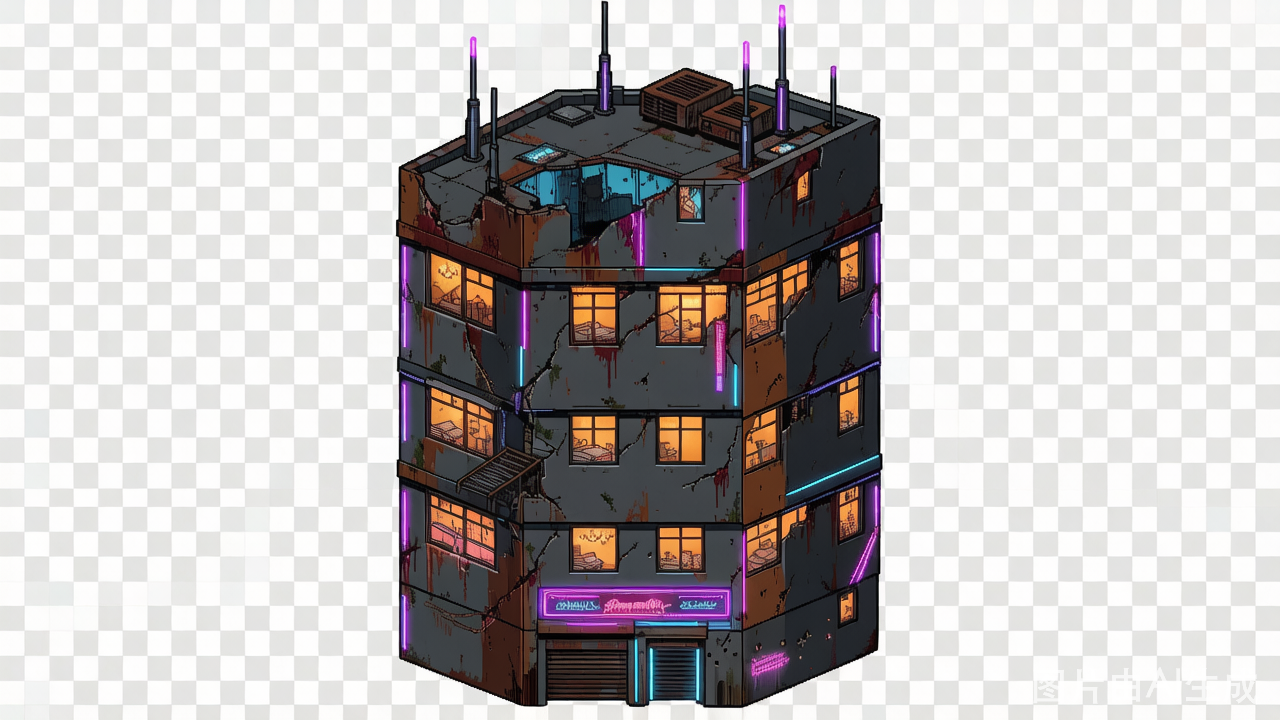
#> input picture design/art/generated/2D_16_bit_pixel_art__1280x720__2026-07-22T03-57-07.png, 1280 x 720 px, found by its file name
$ python fix_base_door.py
#> lines starting #> are read from the running program, lines starting #| are printed output that depends on the picture; after the words box and inside, x2 and y2 are one past the last pixel; in counts of white or black regions, pixels touching at a corner belong together
from PIL import Image
import numpy as np
import os

src = 'design/art/generated/2D_16_bit_pixel_art__1280x720__2026-07-22T03-57-07.png'
out_path = 'Assets/Art/Buildings/NeonTower/Sprites/bldg_neon_tower_base.png'

img = Image.open(src).convert('RGB')
#> img is the input picture: PIL image 1280x720 RGB; mean R, G, B 188.2, 183.7, 183.7
arr = np.array(img).astype(np.float32)

r, g, b = arr[:,:,0], arr[:,:,1], arr[:,:,2]
avg = (r + g + b) / 3.0
sat = np.maximum(np.maximum(r, g), b) - np.minimum(np.minimum(r, g), b)

# 识别原图的浅灰/白色背景 (light + low saturation)
bg_mask = (avg > 200) & (sat < 20)
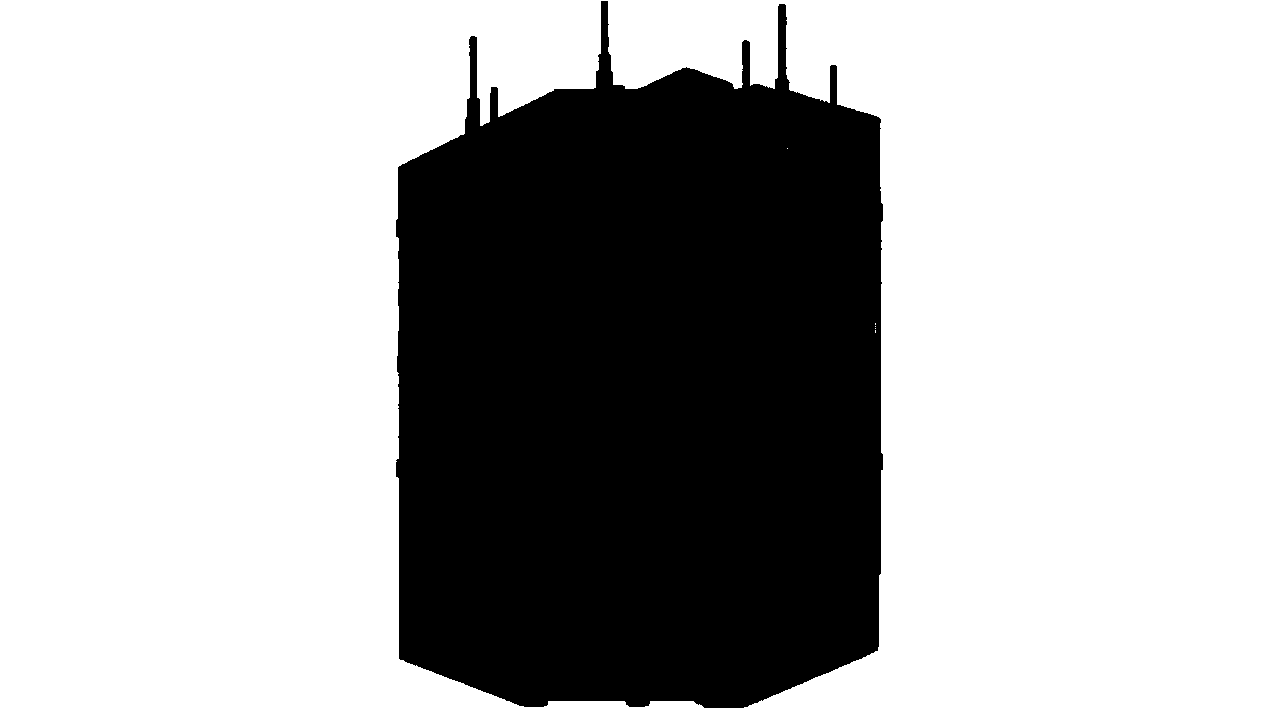
#> bg_mask: shape (720, 1280) bool; 68.8% white; 1 black region, box (x1, y1, x2, y2) and area: (396, 1, 883, 708) 287698

# 右下角水印小字区域
watermark_mask = np.zeros_like(bg_mask, dtype=bool)
watermark_mask[680:720, 1050:1280] = True
watermark_mask &= (avg > 180)
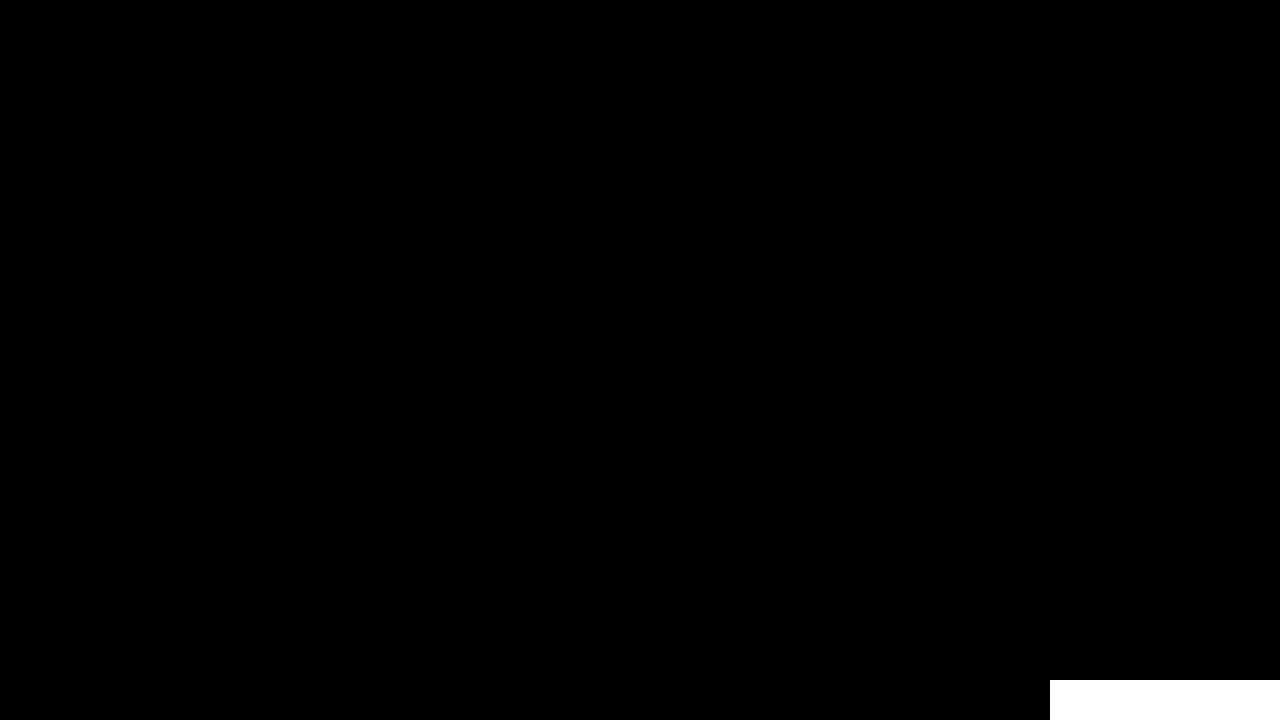
#> watermark_mask: shape (720, 1280) bool; 1% white; 1 white region, box (x1, y1, x2, y2) and area: (1050, 680, 1280, 720) 9200

combined_mask = bg_mask | watermark_mask

# 门洞区域涂纯黑 (RGB=0)
# 门在 x=524-596, y=625-699 (72x75)
DOOR_X0, DOOR_X1 = 524, 596
DOOR_Y0, DOOR_Y1 = 625, 700
arr[DOOR_Y0:DOOR_Y1, DOOR_X0:DOOR_X1] = [0, 0, 0]
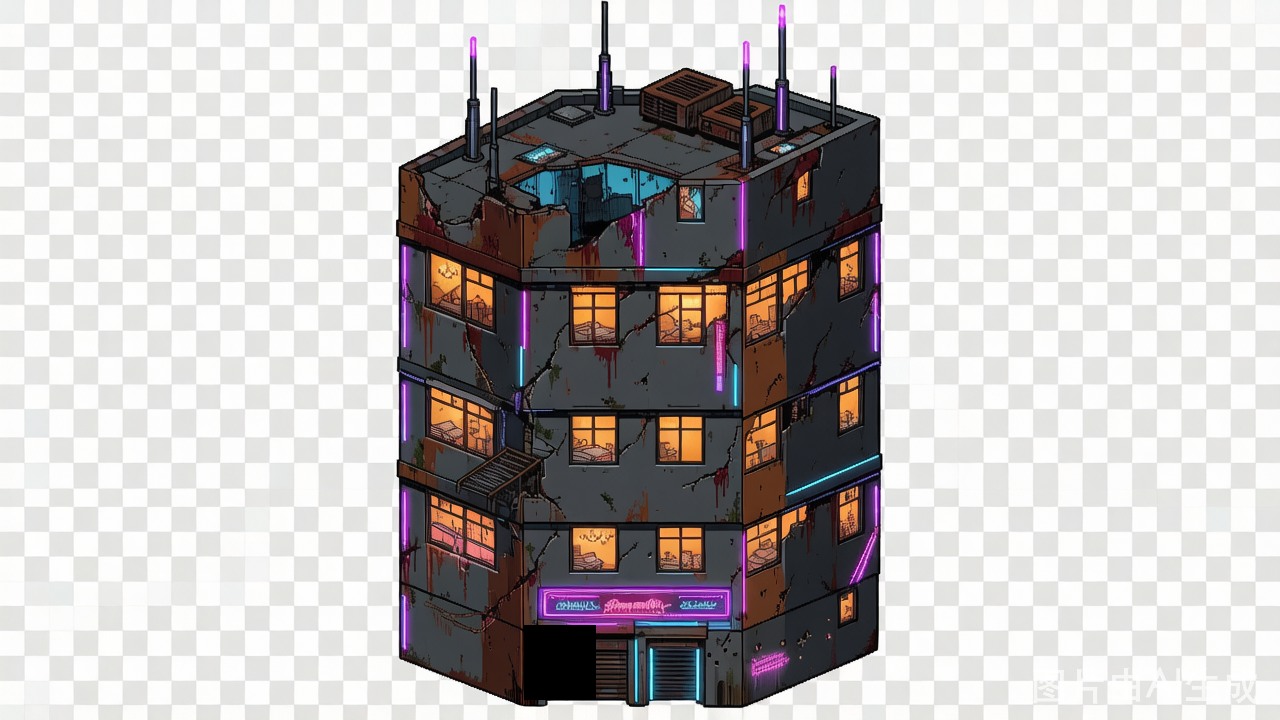
#> arr: shape (720, 1280, 3) float32; mean R, G, B 188, 183.6, 183.6

# 转为 RGBA, 背景 (combined_mask) 的 alpha=0, 其他 alpha=255
out_rgb = arr.astype(np.uint8)
rgba = np.zeros((out_rgb.shape[0], out_rgb.shape[1], 4), dtype=np.uint8)
rgba[:, :, :3] = out_rgb
rgba[:, :, 3] = np.where(combined_mask, 0, 255)
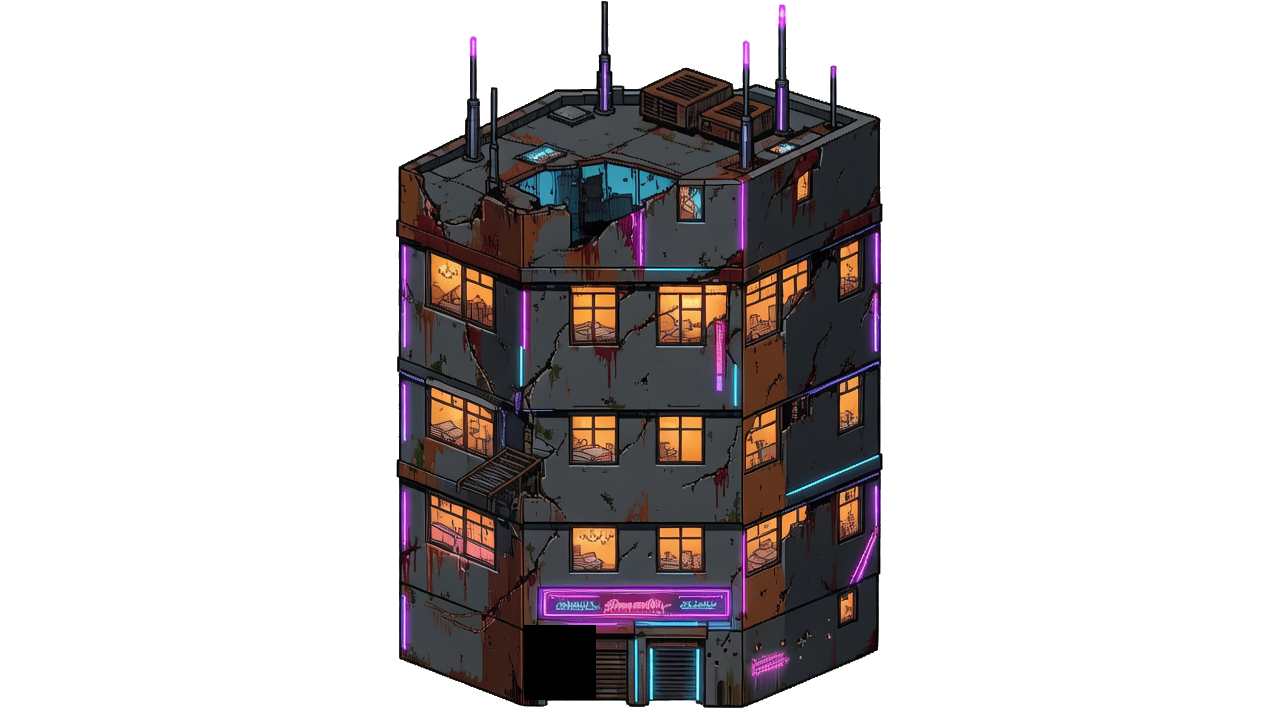
#> rgba: shape (720, 1280, 4); mean R, G, B, A 187.9, 183.5, 183.5, 79.6; transparent parts drawn white

os.makedirs(os.path.dirname(out_path), exist_ok=True)
Image.fromarray(rgba, 'RGBA').save(out_path, optimize=True)

print(f'Resaved {out_path}')
print(f'  background transparent pixels: {combined_mask.sum()}')
#|   background transparent pixels: 633902
print(f'  door blackened (opaque): ({DOOR_X0},{DOOR_Y0})-({DOOR_X1},{DOOR_Y1})')

# 验证
img2 = Image.open(out_path)
arr2 = np.array(img2)
print(f'  mode: {img2.mode}')
#|   mode: RGBA
print(f'  alpha=0 pixels: {(arr2[:,:,3] == 0).sum()}')
#|   alpha=0 pixels: 633902
print(f'  alpha=255 pixels: {(arr2[:,:,3] == 255).sum()}')
#|   alpha=255 pixels: 287698
print(f'  door alpha range: {arr2[DOOR_Y0:DOOR_Y1, DOOR_X0:DOOR_X1, 3].min()}-{arr2[DOOR_Y0:DOOR_Y1, DOOR_X0:DOOR_X1, 3].max()}')
#|   door alpha range: 255-255

$ run again, with design/art/generated/2D_16_bit_pixel_art__top_down__2026-07-21T11-18-57.png copied over design/art/generated/2D_16_bit_pixel_art__1280x720__2026-07-22T03-57-07.png
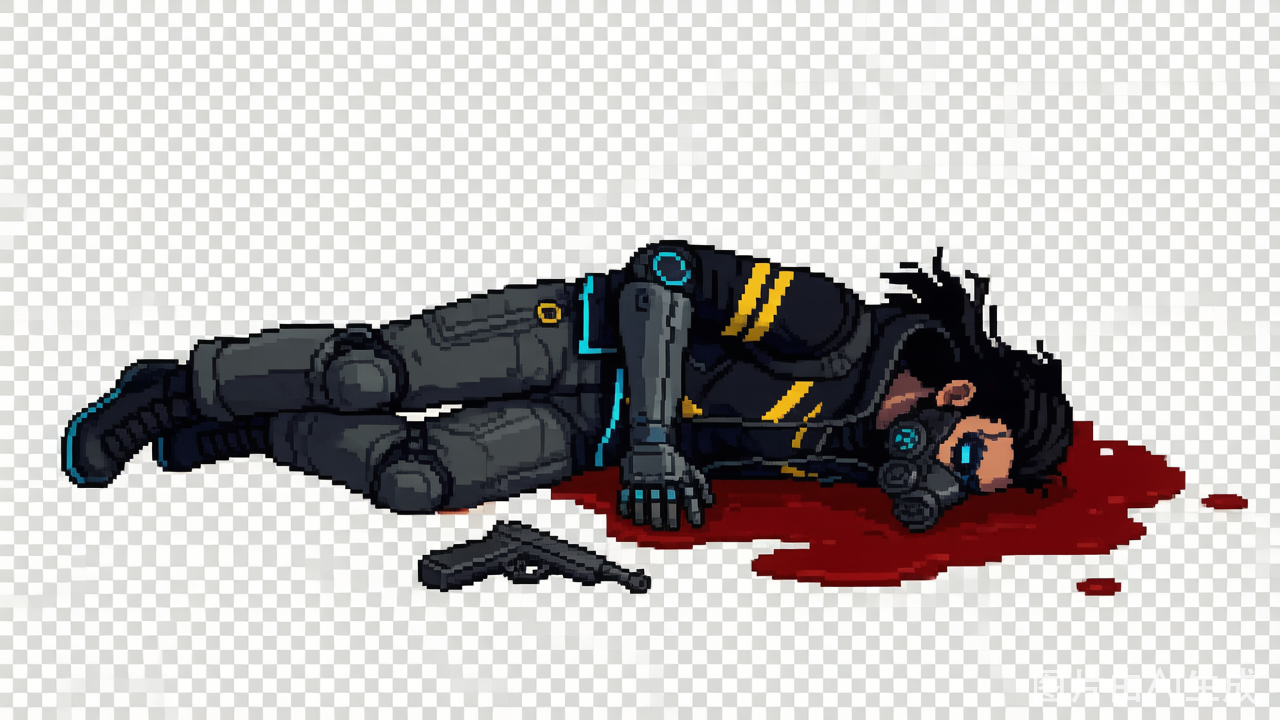
#> input picture design/art/generated/2D_16_bit_pixel_art__top_down__2026-07-21T11-18-57.png, 1280 x 720 px, found by its file name
#> img is the input picture: PIL image 1280x720 RGB; mean R, G, B 187.3, 183.6, 182.9
#> `bg_mask = (avg > 200) & (sat < 20)`:
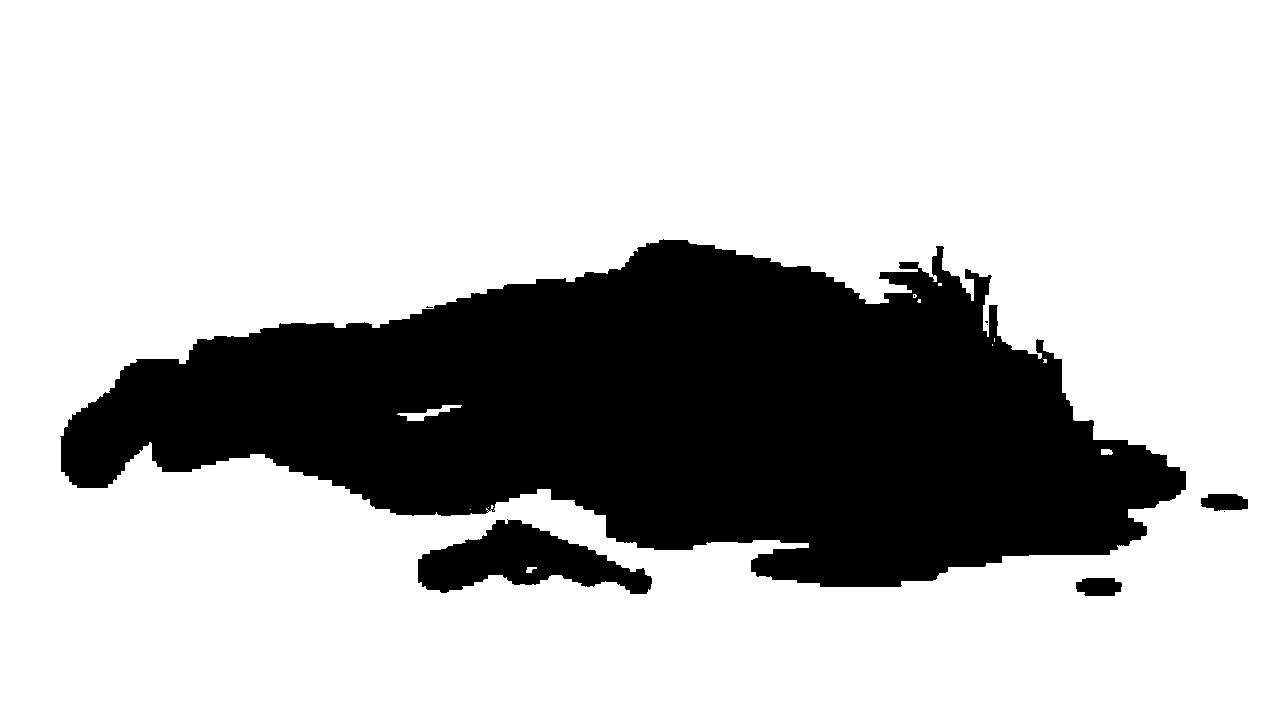
#> bg_mask: shape (720, 1280) bool; 74.1% white; 9 black regions (5 under 20 px), largest, box (x1, y1, x2, y2) and area: (60, 239, 1186, 587) 228403, (418, 519, 652, 594) 9310, (1076, 578, 1122, 596) 700, (1201, 494, 1248, 511) 653
#> watermark_mask: shape (720, 1280) bool; 1% white; 1 white region, box (x1, y1, x2, y2) and area: (1050, 680, 1280, 720) 9200
#> `rgba[:, :, 3] = np.where(combined_mask, 0, 255)`:
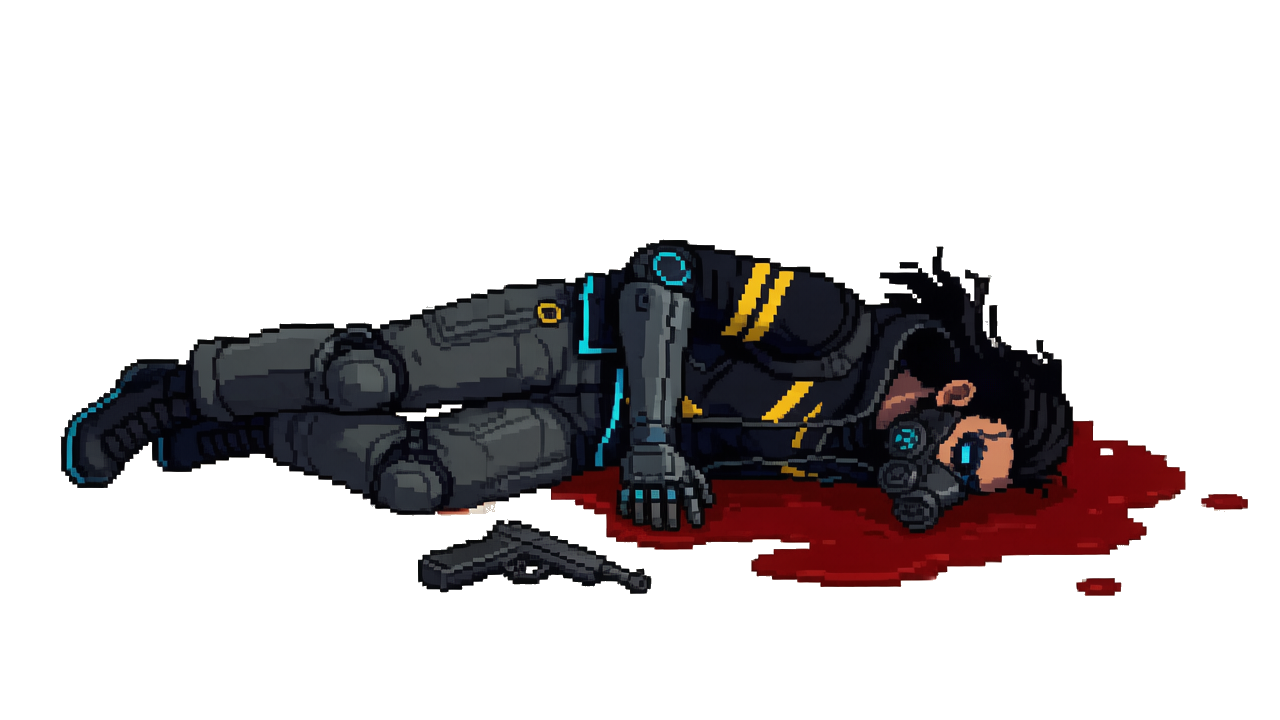
#> rgba: shape (720, 1280, 4); mean R, G, B, A 185.9, 182.2, 181.6, 66.2; transparent parts drawn white
#|   background transparent pixels: 682517
#|   mode: RGBA
#|   alpha=0 pixels: 682517
#|   alpha=255 pixels: 239083
#|   door alpha range: 0-0
